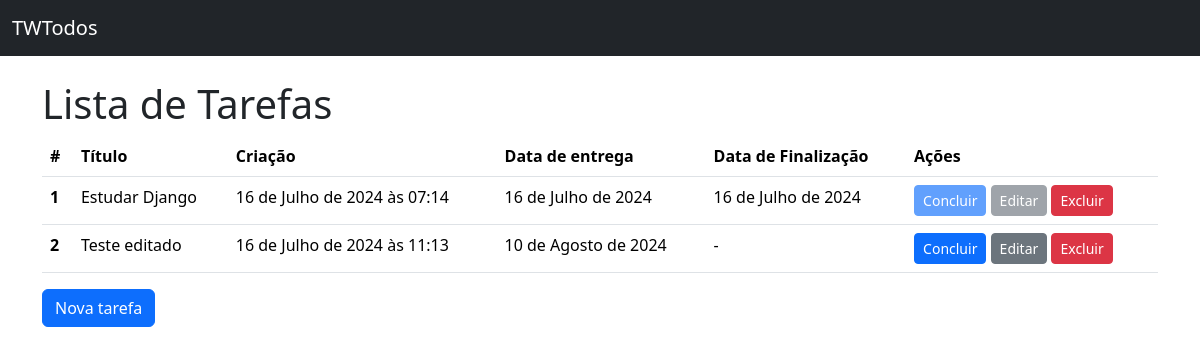
The page / on the database its author committed.
### todos/models.py (models this page shows, shortened)
class Todo(models.Model):
    title = models.CharField(verbose_name="Título", max_length=100, null=False, blank=False)
    created_at = models.DateTimeField(auto_now_add=True, null=False, blank=False)
    deadline = models.DateField(verbose_name="Data de entrega", null=False, blank=False)
    finished_at = models.DateField(null=True)
    class Meta:
        ordering = ["deadline"]

### todos/views.py (the view)
# urls.py: path("", TodoListView.as_view(), name="todo_list"),
class TodoListView(ListView):
    model = Todo

### todos/templates/todos/todo_list.html (shortened to what this page needs)
{% extends 'base.html' %}
{% block content %}
    <h1>Lista de Tarefas</h1>
    {% if todo_list %}
        <table class="table">
            <thead>
            <tr>
                <th scope="col">#</th>
                <th scope="col">Título</th>
                <th scope="col">Criação</th>
                <th scope="col">Data de entrega</th>
                <th scope="col">Data de Finalização</th>
                <th scope="col">Ações</th>
            </tr>
            </thead>
            <tbody>
                {% for todo in todo_list %}
                    <tr>
                        <th scope="row">{{ todo.pk }}</th>
                        <td>{{ todo.title }}</td>
                        <td>{{ todo.created_at }}</td>
                        <td>{{ todo.deadline }}</td>
                        <td>{{ todo.finished_at |default:"-" }}</td>
                        <td>
                            <a href="{% url "todo_complete" pk=todo.pk %}"
                            class="btn btn-primary btn-sm {% if todo.finished_at %} disabled {% endif %}">Concluir</a>
                            <a href="{% url "todo_update" pk=todo.pk %}" class="btn btn-secondary btn-sm  {% if todo.finished_at %} disabled {% endif %}">Editar</a>
                            <a href="{% url "todo_delete" pk=todo.pk %}" class="btn btn-danger btn-sm">Excluir</a>
                        </td>
                        </tr>
                {% endfor %}
            </tbody>
        </table>
    {% else %}
        <p>Não há tarefas cadastradas</p>
    {% endif %}
    <a href="{% url 'todo_create' %}" class="btn btn-primary">Nova tarefa</a>
{% endblock content %}

### todos/templates/base.html (shortened to what this page needs)
<!DOCTYPE html>
<html lang="pt-br">
  <head>
    <link href="https://cdn.jsdelivr.net/npm/bootstrap@5.3.3/dist/css/bootstrap.min.css" rel="stylesheet">
  </head>
  <body>
    <nav class="navbar bg-dark mb-4" data-bs-theme="dark">
        <div class="container-fluid">
            <a class="navbar-brand" href="{% url 'todo_list' %}">TWTodos</a>
        </div>
    </nav>
    <main class="container">
       {% block content %}{% endblock content %}
    </main>
  </body>
</html>

### rows shown on the page
Todo: pk "1", title "Estudar Django", created_at "16 de Julho de 2024 às 07:14", deadline "16 de Julho de 2024", finished_at "16 de Julho de 2024"
Todo: pk "2", title "Teste editado", created_at "16 de Julho de 2024 às 11:13", deadline "10 de Agosto de 2024", finished_at "-"
